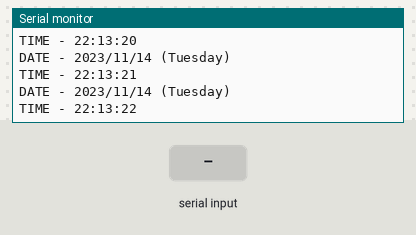
The sketch below on a simulated ESP8266 (NodeMCU). Shown: the last lines printed to the serial monitor. Inputs (shaded band) come from the test bench. The local clock reads 2024-03-15 10:24:30 at power-on unless the sketch sets it.

Above: at 2.8 s.
2.9 s: "set\n" received over Serial
At 4.2 s:
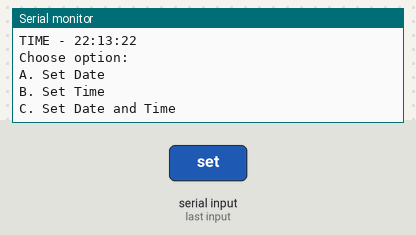
4.5 s: "A\n" received over Serial
At 5.2 s:
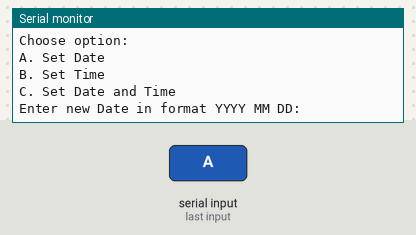
6.0 s: "90 45 200\n" received over Serial
At 6.4 s:
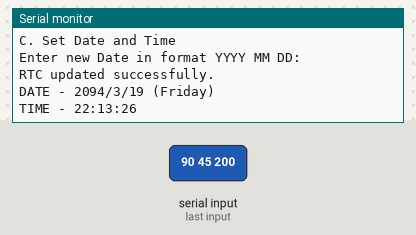
Timing chart, 0 to 9.0 s (numbered marks = the images above; inputs shaded):
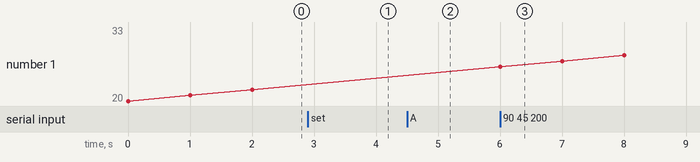

The sketch:

RTC8563_Date_and_Time.ino
```cpp
// Date and time functions using a PCF8563 RTC connected via I2C and Wire lib
#include "RTClib.h"
#include "Wire.h"

#define SDA_PIN 4
#define SCL_PIN 5

RTC_PCF8563 rtc;

char daysOfTheWeek[7][12] = {"Sunday", "Monday", "Tuesday", "Wednesday", "Thursday", "Friday", "Saturday"};

void setup () {
  Serial.begin(115200);
  Wire.begin(SDA_PIN, SCL_PIN);

  #ifndef ESP8266
    while (!Serial); // wait for serial port to connect. Needed for native USB
  #endif

 if (! rtc.begin(&Wire)) {
    Serial.println("Couldn't find RTC");
    Serial.flush();
    while (1) delay(10);
  }

  if (rtc.lostPower()) {
    Serial.println("RTC is NOT initialized, let's set the time!");
    rtc.adjust(DateTime(F(__DATE__), F(__TIME__)));

    //rtc.adjust(DateTime(2014, 1, 21, 3, 0, 0));
  }

  rtc.adjust(DateTime(F(__DATE__), F(__TIME__)));

  rtc.start();
}

void loop () {
  // Check for serial input
  if (Serial.available() > 0)
  {
    String inputString = Serial.readStringUntil('\n');
    inputString.trim(); // Apply trim here to remove any leading/trailing whitespace

    // If user types 'set', prompt them to enter date and time
    if (inputString == "set")
    {
      Serial.println("Choose option:\nA. Set Date\nB. Set Time\nC. Set Date and Time\n");
      while (Serial.available() == 0);
      String op = Serial.readStringUntil('\n');

      int year, month, day, hour, minute, second;
      if(op == "A")
      {
        Serial.println("Enter new Date in format YYYY MM DD:");
        while (Serial.available() == 0); // Wait for input
        String dateString = Serial.readStringUntil('\n');

        int parsedCount = sscanf(dateString.c_str(), "%d %d %d", &year, &month, &day);

        if (parsedCount == 3)
        {
          DateTime now = rtc.now(); // Get current time
          rtc.adjust(DateTime(year, month, day, now.hour(), now.minute(), now.second())); // Adjust date only
          Serial.println("RTC updated successfully.");
        }
      }
      else if(op == "B")
      {
        Serial.println("Enter new Time in format HH MM SS:");
        while (Serial.available() == 0); // Wait for input
        String timeString = Serial.readStringUntil('\n');

        int parsedCount = sscanf(timeString.c_str(), "%d %d %d", &hour, &minute, &second);

        if (parsedCount == 3)
        {
          DateTime now = rtc.now(); // Get current date
          rtc.adjust(DateTime(now.year(), now.month(), now.day(), hour, minute, second)); // Adjust time only
          Serial.println("RTC updated successfully.");
        }
      }
      else if(op == "C")
      {
        Serial.println("Enter new date and time in format YYYY MM DD HH MM SS:");

        // Wait for date and time input from the user
        while (Serial.available() == 0); // Wait for input
        String dateTimeString = Serial.readStringUntil('\n');

        int parsedCount = sscanf(dateTimeString.c_str(), "%d %d %d %d %d %d", &year, &month, &day, &hour, &minute, &second);

        if (parsedCount == 6)
        {
          // Adjust the RTC with the new date and time
          rtc.adjust(DateTime(year, month, day, hour, minute, second));
          Serial.println("RTC updated successfully.");
        }
      }
      else
      {
        Serial.println("Invalid Input");

      }
    }
  }


  DateTime now = rtc.now();

  Serial.print("DATE - ");
  Serial.print(now.year(), DEC);
  Serial.print('/');
  Serial.print(now.month(), DEC);
  Serial.print('/');
  Serial.print(now.day(), DEC);
  Serial.print(" (");
  Serial.print(daysOfTheWeek[now.dayOfTheWeek()]);
  Serial.print(")\n");

  Serial.print("TIME - ");
  Serial.print(now.hour(), DEC);
  Serial.print(':');
  Serial.print(now.minute(), DEC);
  Serial.print(':');
  Serial.print(now.second(), DEC);
  Serial.println();
  Serial.print("\n");


  delay(1000);
}
```

Measured:
- after the input at 2.9 s, the serial monitor: prints a new line after 0.10 s (image 1)
- after the input at 4.5 s, the serial monitor: prints a new line at once (image 2)
- after the input at 6.0 s, the serial monitor: prints a new line at once (image 3)
- plotted number 1: 22 → 33 after the input at 6.0 s
